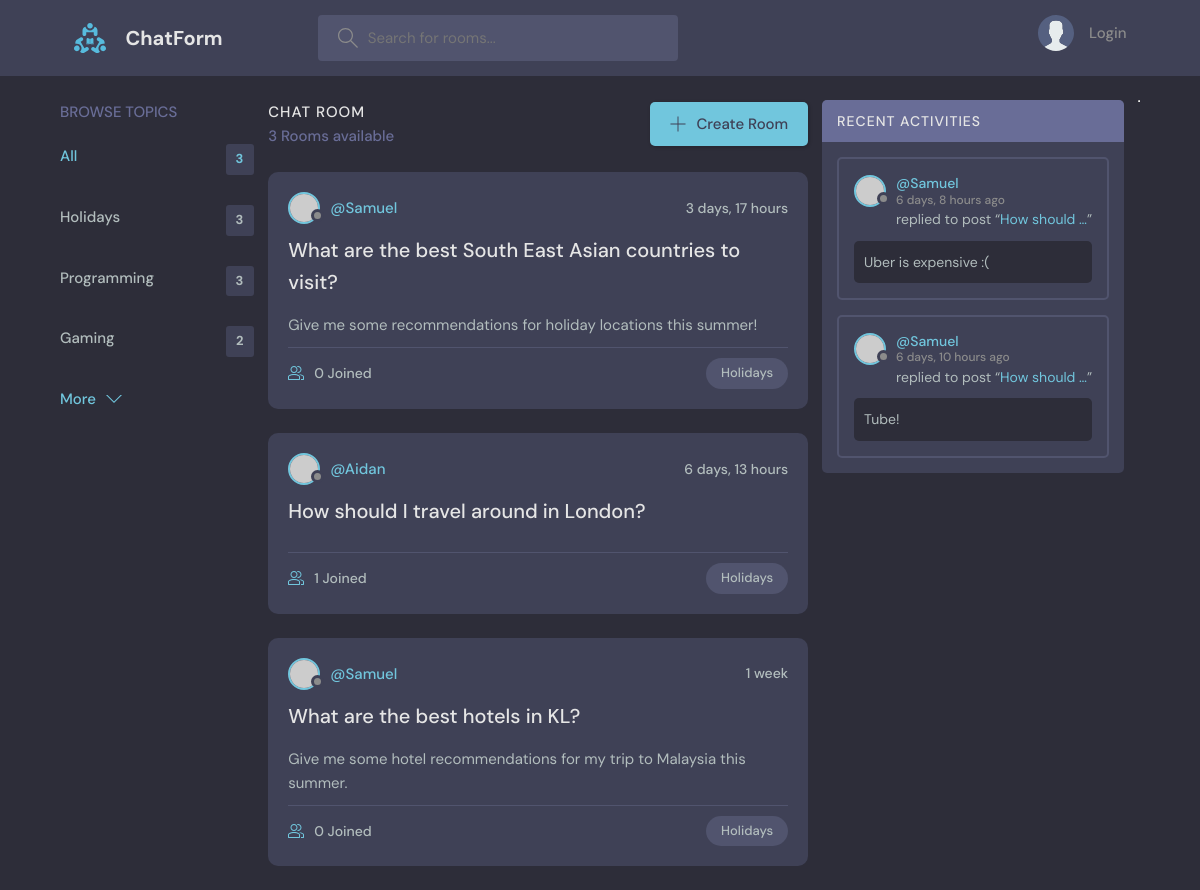
Page /?q=Holidays on the committed database.
### base/models.py (models this page shows, shortened)
class Topic(models.Model):
    name = models.CharField(max_length=250)

class Room(models.Model):
    host = models.ForeignKey(User, on_delete=models.SET_NULL, null=True)
    topic = models.ForeignKey(Topic, on_delete=models.SET_NULL, null=True)
    name = models.CharField(max_length=200)
    description = models.TextField(null=True, blank=True)
    participants = models.ManyToManyField(User, related_name='participants', blank=True)
    updated = models.DateTimeField(auto_now=True)
    created = models.DateTimeField(auto_now_add=True)
    class Meta:
        ordering = ['-updated', '-created']
    def __str__(self):
        return self.name

class Message(models.Model):
    user = models.ForeignKey(User, on_delete=models.CASCADE)
    room = models.ForeignKey(Room, on_delete=models.CASCADE)
    body = models.TextField()
    updated = models.DateTimeField(auto_now=True)
    created = models.DateTimeField(auto_now_add=True)
    class Meta:
        ordering = ['-updated', '-created']

### base/views.py (the view)
# urls.py: path('', views.home, name="home"),
def home(request):
    q = request.GET.get('q') if request.GET.get('q') != None else ''
    rooms = Room.objects.filter(
        Q(topic__name__icontains=q) |
        Q(name__icontains=q) |
        Q(description__icontains=q)
    )
    topics = Topic.objects.all()
    room_count = rooms.count()
    room_activity = Message.objects.filter(Q(room__topic__name__icontains=q))
    context = {'rooms':rooms, 'topics': topics, 'room_count': room_count, 'room_activity': room_activity}
    return render(request, 'base/homepg.html', context)

### base/templates/base/homepg.html (shortened to what this page needs)
{% extends 'main.html' %}
{% block content %}
<main class="layout layout--3">
      <div class="container">
        {% include 'components/topics_component.html' %}
        <div class="roomList">
          <div class="roomList__header">
            <div>
              <h2>Chat Room</h2>
              <p>{{room_count}} Rooms available</p>
            </div>
            <a class="btn btn--main" href="{% url 'create-room' %}">
              <svg version="1.1" xmlns="http://www.w3.org/2000/svg" width="32" height="32" viewBox="0 0 32 32">
                <title>add</title>
                <path
                  d="M16.943 0.943h-1.885v14.115h-14.115v1.885h14.115v14.115h1.885v-14.115h14.115v-1.885h-14.115v-14.115z"
                ></path>
              </svg>
              Create Room
            </a>
          </div>
          {% include 'components/room_component.html' %}
        </div>
        {% include 'components/activity_feed.html' %}
      </div>
</main>
{% endblock content %}

### base/templates/components/topics_component.html
<div class="topics">
    <div class="topics__header">
      <h2>Browse Topics</h2>
    </div>
    <ul class="topics__list">
      <li>
        <a href="{% url 'home' %}" class="active">All<span>{{rooms.count}}</span></a>
      </li>
      {% for topic in topics %}
      <li>
        <a href="{% url 'home' %}?q={{topic.name}}">{{topic.name}}<span>{{topic.room_set.all.count}}</span></a>
      </li>
      {% endfor %}
    </ul>
    <a class="btn btn--link" href="topics.html">
      More
      <svg version="1.1" xmlns="http://www.w3.org/2000/svg" width="32" height="32" viewBox="0 0 32 32">
        <title>chevron-down</title>
        <path d="M16 21l-13-13h-3l16 16 16-16h-3l-13 13z"></path>
      </svg>
    </a>
  </div>

### base/templates/components/room_component.html (shortened to what this page needs)
{% for room in rooms %}
<div class="roomListRoom">
    <div class="roomListRoom__header">
      <a href="{% url 'user-profile' room.host.id %}" class="roomListRoom__author">
        <div class="avatar avatar--small">
          <img src="https://randomuser.me/api/portraits/women/11.jpg" />
        </div>
        <span>@{{room.host.username}}</span>
      </a>
      <div class="roomListRoom__actions">
        <span>{{room.created|timesince}}</span>
      </div>
    </div>
    <div class="roomListRoom__content">
      <a href="{% url 'room' room.id %}">{{room.name}}</a>
      <p>
        <small>{{room.description}}</small>
      </p>
    </div>
    <div class="roomListRoom__meta">
      <a href="{% url 'room' room.id %}" class="roomListRoom__joined">
        {{room.participants.all.count}} Joined
      </a>
      <p class="roomListRoom__topic">{{room.topic.name}}</p>
    </div>
  </div>
{% endfor %}

### base/templates/components/activity_feed.html (shortened to what this page needs)
<div class="activities">
    <div class="activities__header">
      <h2>Recent Activities</h2>
    </div>
    {% for message in room_activity %}
    <div class="activities__box">
      <div class="activities__boxHeader roomListRoom__header">
        <a href="{% url 'user-profile' message.user.id %}" class="roomListRoom__author">
          <div class="avatar avatar--small">
            <img src="https://randomuser.me/api/portraits/women/11.jpg" />
          </div>
          <p>
            @{{message.user.username}}
            <span>{{message.created|timesince}} ago</span>
          </p>
        </a>
      </div>
      <div class="activities__boxContent">
        <p>replied to post “<a href="{% url 'room' message.room.id %}">{{message.room|truncatechars:12}}</a>”</p>
        <div class="activities__boxRoomContent">
          {{message.body|truncatechars:35}}
        </div>
      </div>
    </div>
    {% endfor %}
  </div>
<hr>

### rows in the picture
Topic: name "Holidays", room_set.all.count "3"
Topic: name "Programming", room_set.all.count "3"
Topic: name "Gaming", room_set.all.count "2"
Room: host.username "Samuel", created "3 days, 17 hours", name "What are the best South East Asian countries to visit?", description "Give me some recommendations for holiday locations this summer!", participants.all.count "0", topic.name "Holidays"
Room: host.username "Aidan", created "6 days, 13 hours", name "How should I travel around in London?", participants.all.count "1", topic.name "Holidays"
Room: host.username "Samuel", created "1 week", name "What are the best hotels in KL?", description "Give me some hotel recommendations for my trip to Malaysia this summer.", participants.all.count "0", topic.name "Holidays"
Message: user.username "Samuel", created "6 days, 8 hours", room "How should …", body "Uber is expensive :("
Message: user.username "Samuel", created "6 days, 10 hours", room "How should …", body "Tube!"

### other values in the picture
{{ rooms.count }} "3"
{{ room_count }} "3"
